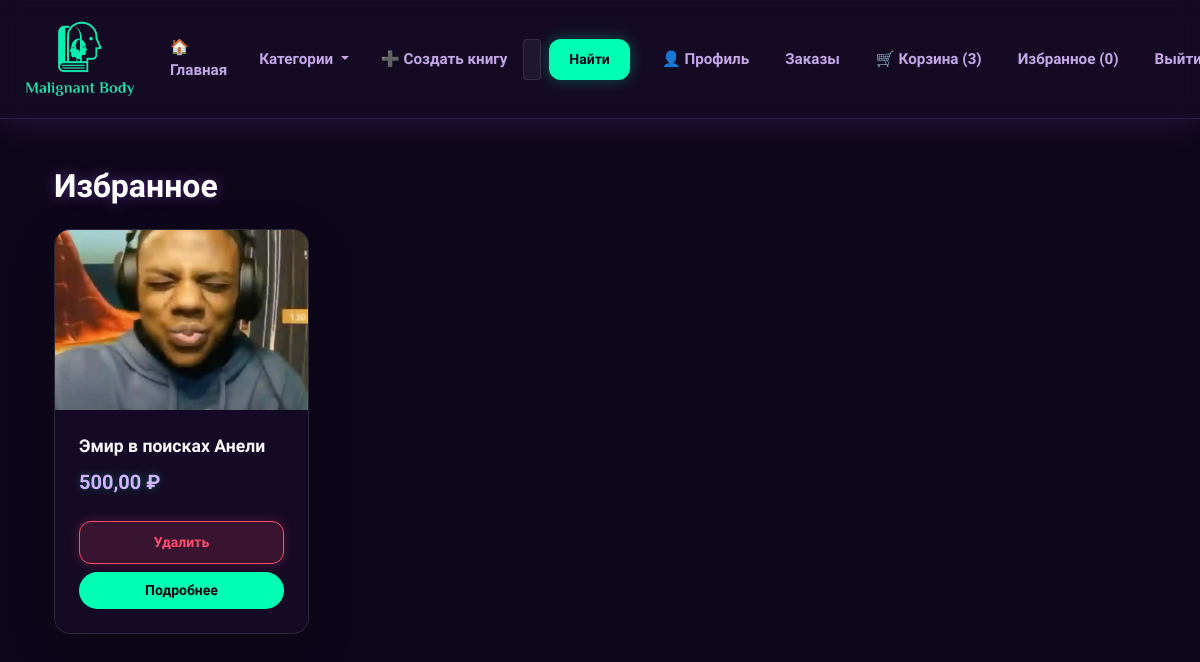
/favorites/ (signed in), run on an earlier commit of the app's database.
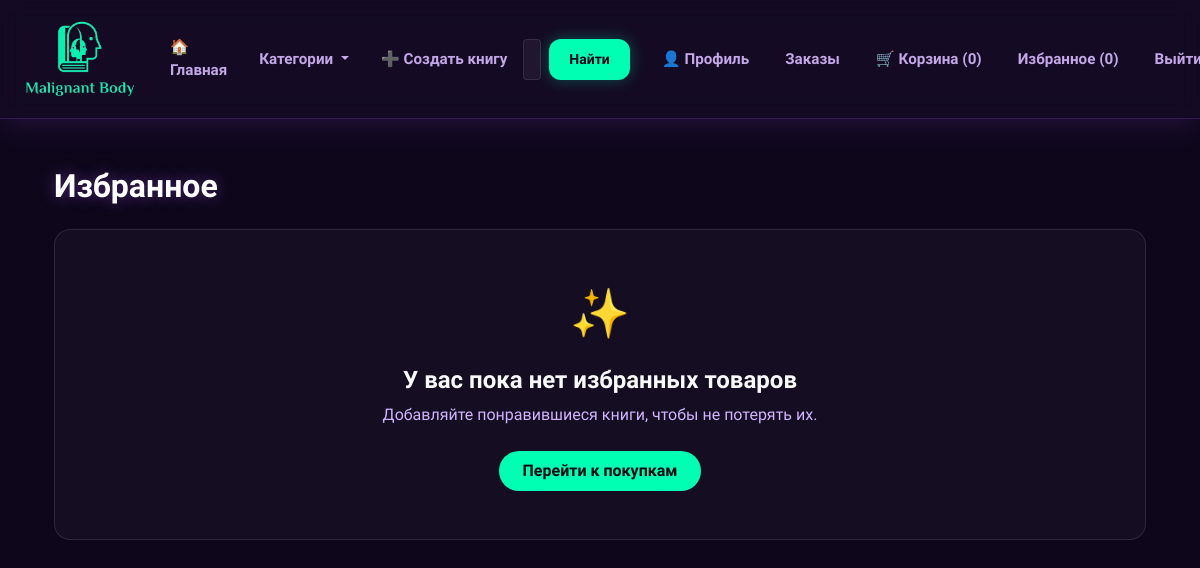
And on a later commit of the database.
### core/shop/models.py (models this page shows, shortened)
class Favorite(models.Model):
    user = models.ForeignKey(User, on_delete=models.CASCADE, related_name='favorites')
    product = models.ForeignKey(Product, on_delete=models.CASCADE, related_name='favorited_by')
    created_at = models.DateTimeField(auto_now_add=True)
    class Meta:
        unique_together = ('user', 'product')

class Product(models.Model):
    category = models.ForeignKey(Category, on_delete=models.CASCADE, related_name='products')
    name = models.CharField(max_length=255)
    slug = models.SlugField(max_length=255, unique=True, blank=True)  # <-- разрешаем пустой для авто-генерации
    description = models.TextField()
    price = models.DecimalField(max_digits=10, decimal_places=2)
    discount = models.DecimalField(max_digits=5, decimal_places=2, default=0.00, help_text='Скидка в %')
    stock = models.PositiveIntegerField(default=0)
    available = models.BooleanField(default=True)
    image = models.ImageField(upload_to=product_image_path, blank=True, null=True)
    created_by = models.ForeignKey(User, on_delete=models.SET_NULL, null=True, blank=True, related_name='created_products')  # <-- добавлено
    created_at = models.DateTimeField(auto_now_add=True)
    updated_at = models.DateTimeField(auto_now=True)
    class Meta:
        ordering = ['-created_at']
    @property
    def final_price(self):
        if self.discount > 0:
            return self.price * (1 - Decimal(self.discount) / Decimal(100))
        return self.price

### core/shop/views.py (the view)
# urls.py: path('favorites/', views.favorite_list, name='favorite_list'),
@login_required
def favorite_list(request):
    favorites = Favorite.objects.filter(user=request.user).select_related('product')
    return render(request, 'shop/favorite_list.html', {'favorites': favorites})

### core/cart/context_processors.py (called while the page is built)
def cart_total(request):
    if request.user.is_authenticated:
        cart, _ = Cart.objects.get_or_create(user=request.user)
        return {
            'cart_total_items': cart.total_items,
            'cart_total_price': cart.total_price,
        }
    return {
        'cart_total_items': 0,
        'cart_total_price': 0,
    }

### core/cart/models.py (called while the page is built)
    @property
    def total_price(self):
        return sum(item.total_price for item in self.items.all())

    @property
    def total_items(self):
        return sum(item.quantity for item in self.items.all())

    @property
    def total_price(self):
        return self.product.final_price * self.quantity

### core/shop/context_processors.py (called while the page is built)
def categories_nav(request):
    return {
        'categories': Category.objects.all()
    }

### templates/shop/favorite_list.html (shortened to what this page needs)
{% extends 'base.html' %}
{% block content %}
<div class="container py-4">
    <h2 class="text-white mb-4 fw-bold" style="font-family: 'Unbounded', sans-serif;">Избранное</h2>
    {% if favorites %}
        <div class="row g-4">
            {% for favorite in favorites %}
                <div class="col-md-3 col-sm-6">
                    <div class="card h-100 text-light border-0 rounded-4 overflow-hidden shadow-lg" style="background: rgba(255, 255, 255, 0.03) !important; border: 1px solid rgba(255, 255, 255, 0.1) !important; backdrop-filter: blur(10px);">
                        <div style="height: 180px; overflow: hidden; background: rgba(0,0,0,0.2);">
                            {% if favorite.product.image %}
                                <img src="{{ favorite.product.image.url }}" class="w-100 h-100" alt="{{ favorite.product.name }}" style="object-fit: cover;">
                            {% else %}
                                <img src="https://via.placeholder.com/300x180" class="w-100 h-100" alt="No image" style="object-fit: cover;">
                            {% endif %}
                        </div>
                        <div class="card-body d-flex flex-column p-4">
                            <h5 class="card-title fw-bold text-light mb-2" style="font-size: 1.1rem;">{{ favorite.product.name }}</h5>
                            <p class="card-text mb-4">
                                <span class="fs-5 fw-bold" style="color: #00ffb3;">{{ favorite.product.price }} ₽</span>
                            </p>
                            <div class="mt-auto d-flex flex-column gap-2">
                                <button class="btn btn-sm favorite-btn py-2 rounded-pill fw-semibold"
                                        style="background-color: rgba(255, 77, 109, 0.15); color: #ff4d6d; border: 1px solid #ff4d6d;"
                                        data-url="{% url 'shop:api_toggle_favorite' favorite.product.slug %}">
                                    Удалить
                                </button>
                                <a href="{% url 'shop:product_detail' favorite.product.slug %}" class="btn btn-sm py-2 rounded-pill fw-semibold" style="background-color: #00ffb3; color: #0b0914; border: none;">
                                    Подробнее
                                </a>
                            </div>
                        </div>
                    </div>
                </div>
            {% endfor %}
        </div>
    {% else %}
        <div class="text-center py-5 rounded-4" style="background: rgba(255, 255, 255, 0.03); border: 1px solid rgba(255, 255, 255, 0.1);">
            <div class="mb-3" style="font-size: 3rem;">✨</div>
            <h4 class="text-light fw-bold mb-2">У вас пока нет избранных товаров</h4>
            <p class="text-muted mb-4">Добавляйте понравившиеся книги, чтобы не потерять их.</p>
            <a href="{% url 'shop:product_list' %}" class="btn px-4 py-2 rounded-pill fw-bold" style="background-color: #00ffb3; color: #0b0914; border: none;">
                Перейти к покупкам
            </a>
        </div>
    {% endif %}
</div>
{% endblock %}

What changed in the data, as far as the page shows it:
removed Favorite: product.image (picture), product.name "Эмир в поисках Анели", product.price "500,00"
Also different on the page:
{{ cart_total_items|default:0 }}: "3" → "0"
text now shown: "✨ У вас пока нет избранных товаров Добавляйте понравившиеся книги, чтобы не потерять их. Перейти к покупкам"
